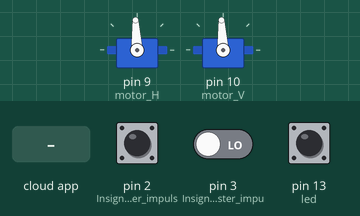
This sketch was run on a simulated Arduino Uno, built with avr-gcc and run on an emulated ATmega328P. Shown: 2 × servo. Inputs (shaded band) come from the test bench; at power-on: pin 2 (Insignal_för_höger_impuls) LOW, pin 3 (Insignal_för_vänster_impu) LOW, pin 13 (led) HIGH. The ROS host is connected and sends only what is stated.

Above: at 1.2 s.
1.3 s: the phone or cloud app sets motor_H to 45
At 2.5 s:
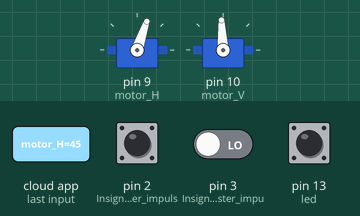
2.8 s: the phone or cloud app sets motor_V to 45
At 3.8 s:
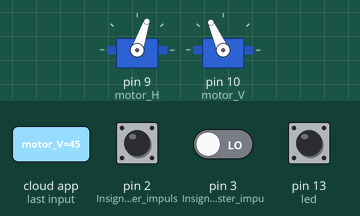
4.3 s: the phone or cloud app sets motor_H to 0
At 5.0 s:
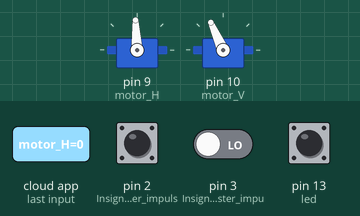
5.8 s: the phone or cloud app sets motor_V to 180
At 6.1 s:
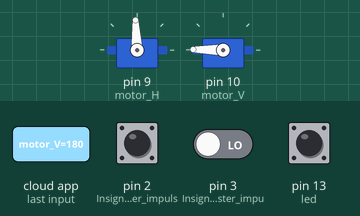
7.3 s: the phone or cloud app sets motor_V to 0
At 8.4 s:
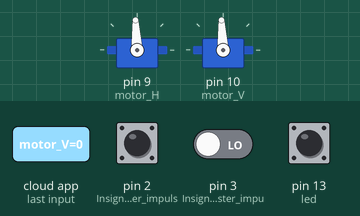
Timing chart, 0 to 9.8 s (numbered marks = the images above; inputs shaded):
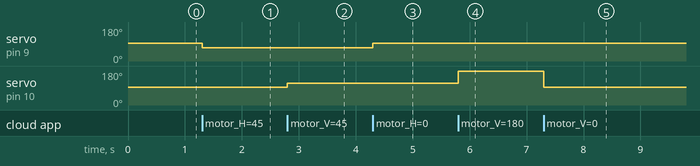

The sketch:

Arduino_UNO_draft.ino
```cpp
#if defined(ARDUINO) && ARDUINO >= 100
#include "Arduino.h"
#else
#include <WProgram.h>
#endif

#include <Servo.h>
#include <ros.h>
#include <std_msgs/Int16.h>
#include <IRremote.h>

ros::NodeHandle  nh;

double V = 0, H = 0;
Servo motor_H, motor_V;        // Definierar "servon"

void servo_cb1( const std_msgs::Int16& cmd_msg1)
{
  H = map(cmd_msg1.data, -100, 100, -495, 495);             // Mappar om insignalen (+-100) till det önskade intervallet (+-495) [map(value, fromLow, fromHigh, toLow, toHigh)]
  motor_H.writeMicroseconds(1500 - H);                      //set servo pwm width
  digitalWrite(13, HIGH - digitalRead(13));                 //toggle led
}

void servo_cb2( const std_msgs::Int16& cmd_msg2)
{
  V = map(cmd_msg2.data, -100, 100, -495, 495);             // Mappar om insignalen
  motor_V.writeMicroseconds(1500 + V);                      //set servo pwm width
  digitalWrite(13, HIGH - digitalRead(13));                 //toggle led
}

ros::Subscriber<std_msgs::Int16> sub1("motor_H", servo_cb1);
ros::Subscriber<std_msgs::Int16> sub2("motor_V", servo_cb2);
std_msgs::Int16 spdH_msg;
std_msgs::Int16 spdV_msg;
ros::Publisher pub_spdH("speedH", &spdH_msg);
ros::Publisher pub_spdV("speedV", &spdV_msg);

int fram = 16736925;     // Pilknapp framåt
int ok = 16712445;       // Mittenknapp
int forts = 4294967295;  // Vid nedtryckt knapp
volatile byte countH = 0; // Räknar antal pulser på höger sida
volatile byte countV = 0; // Räknar antal pulser på vänster sida
int speedH = 0;          // Hastighet höger sida
int speedV = 0;          // Hastighet vänster sida

IRrecv irrecv(11);    // Tar emot IR-signaler på pin 11
decode_results results;

void setup()
{
  nh.initNode();
  nh.subscribe(sub1);
  nh.subscribe(sub2);

  Serial.begin(9600);   // Om vi vill skriva något till serial monitor
  irrecv.enableIRIn();  // Startar IR-mottagaren

  motor_H.attach(9);    // Ansluter höger motor på pin 9
  motor_V.attach(10);   // Ansluter vänster motor på pin 10

  motor_H.writeMicroseconds(1500);    // Ser till att båda motorer står still innan de får signal
  motor_V.writeMicroseconds(1500);

  pinMode(2, INPUT);  // Insignal för höger impulsgivare
  pinMode(3, INPUT);  // Insignal för vänster impulsgivare
  attachInterrupt(digitalPinToInterrupt(2), right, RISING); // Skapar interrupt för stigande flank på pulsen
  attachInterrupt(digitalPinToInterrupt(3), left, RISING);
}
long publisher_timer;

void loop()
{
  if (millis() > publisher_timer) {
    // steg 1: kontrollera antal pulser sen senast och konvertera till hastighet
    speedH = (countH * 1000 / (1000 + millis() - publisher_timer));   // Antal pulser per sekund
    speedV = (countV * 1000 / (1000 + millis() - publisher_timer));
    speedH = speedH;    // Justering för antal pulser per meter
    speedV = speedV;
    //------------------------------------------------Kod måste läggas till för att kunna läsa encodrarna
    spdH_msg.data = speedH;
    spdV_msg.data = speedV;
    pub_spdH.publish(&spdH_msg);
    pub_spdV.publish(&spdV_msg);

    countH = 0;   // Nollställer räknare
    countV = 0;
  }

  publisher_timer = millis() + 1000; // Publisera en gång per sekund
  nh.spinOnce();

  if (irrecv.decode(&results))  // När det kommer en IR-signal
  {
    if (results.value == ok)    // Nödstopp när man trycker på mittenknappen, nollställs genom att trycka pil upp.
    {
      while (results.value != fram)
      {
        motor_H.writeMicroseconds(1500);    // Stannar båda motorerna
        motor_V.writeMicroseconds(1500);

        irrecv.resume();                    // Förbereder för att ta emot nästa värde
        delay(100);                         // Paus 100ms för att hinna starta om IR
        irrecv.decode(&results);            // Tar emot nästa värde

        Serial.println("Nödstopp aktiv");   // Skriver ut att nödstoppen är aktiv i serial monitor
      }
      irrecv.resume();                      // Tar emot nästa värde
    }
  }
}

void right() {        // Ökar räknaren för höger sida med ett för varje puls
  countH = ++countH;
}
void left() {         // Ökar räknaren för vänster sida med ett för varje puls
  countV = ++countV;
}
```

Measured:
- after the input at 1.3 s, servo on pin 9 (motor_H): 93° → 71° at once
- after the input at 2.8 s, servo on pin 10 (motor_V): 93° → 114° at once
- after the input at 4.3 s, servo on pin 9 (motor_H): 71° → 93° at once
- after the input at 5.8 s, servo on pin 10 (motor_V): 114° → 179° at once
- after the input at 7.3 s, servo on pin 10 (motor_V): 179° → 93° at once
